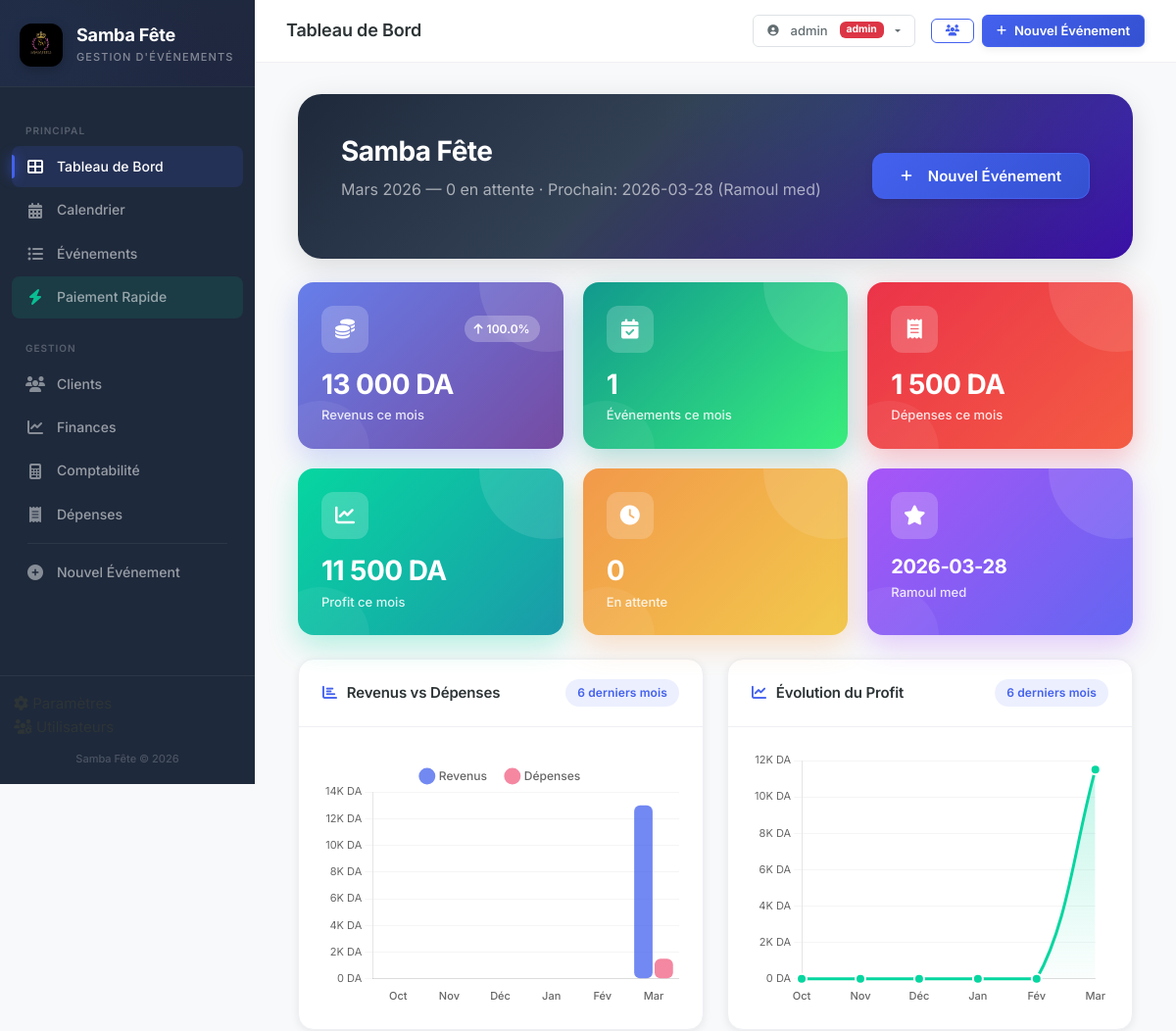
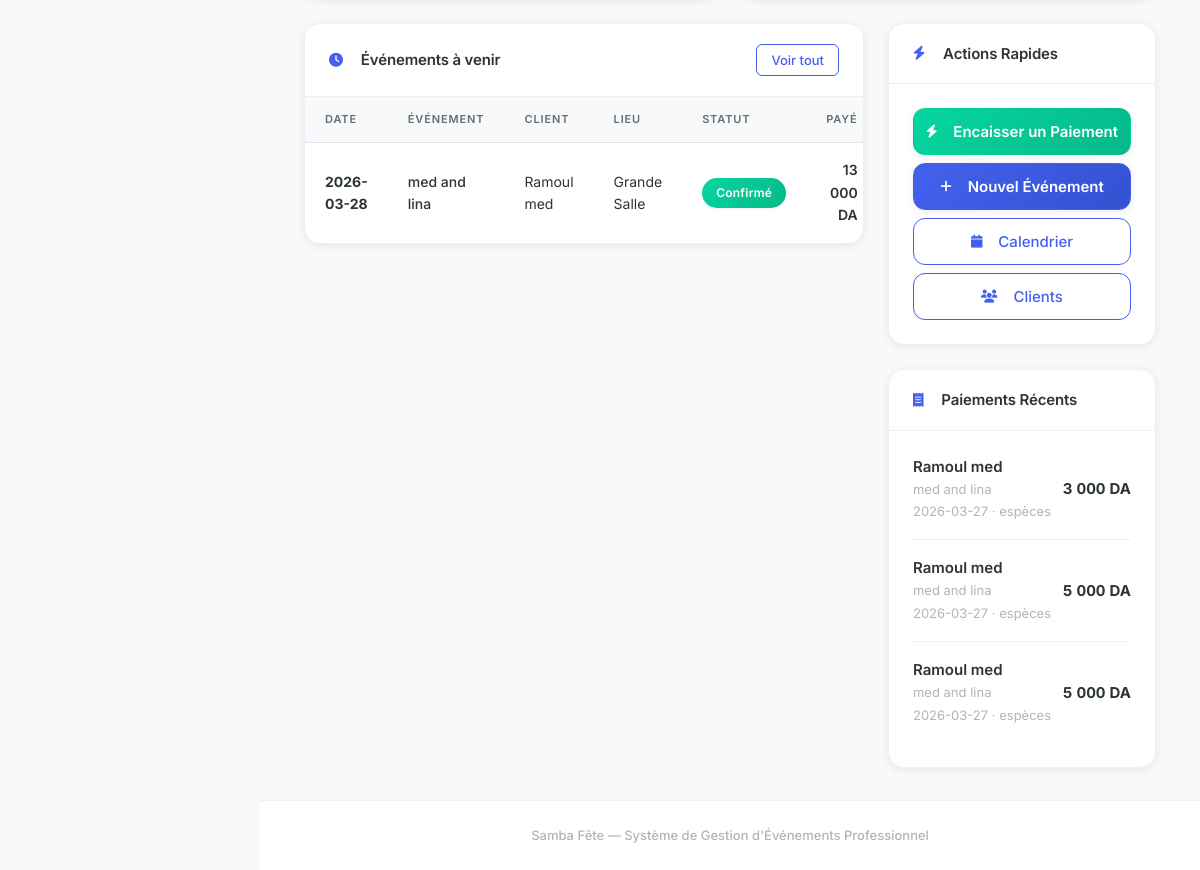
Page / (signed in) on the earlier database version (2 pictures, top to bottom).
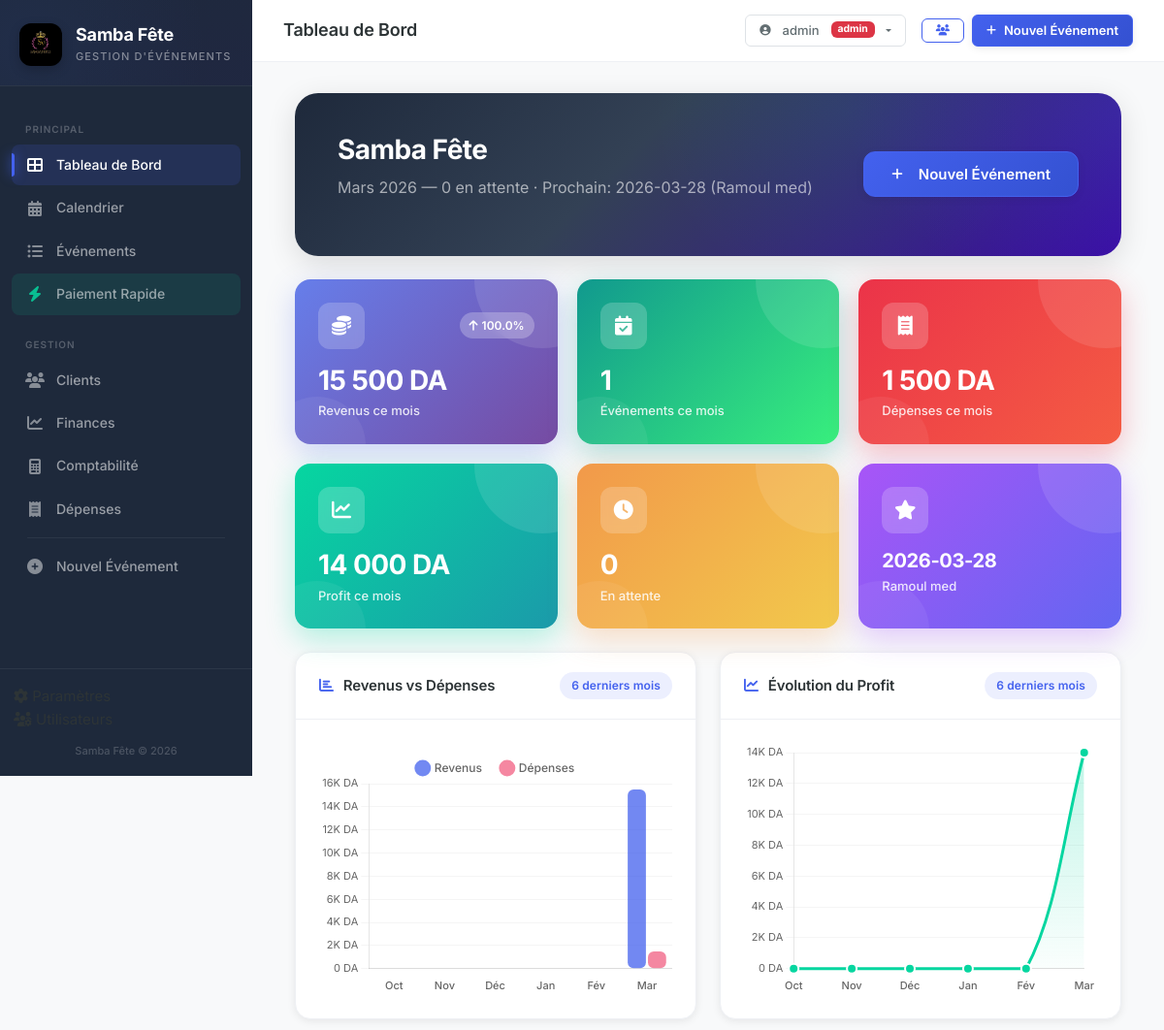
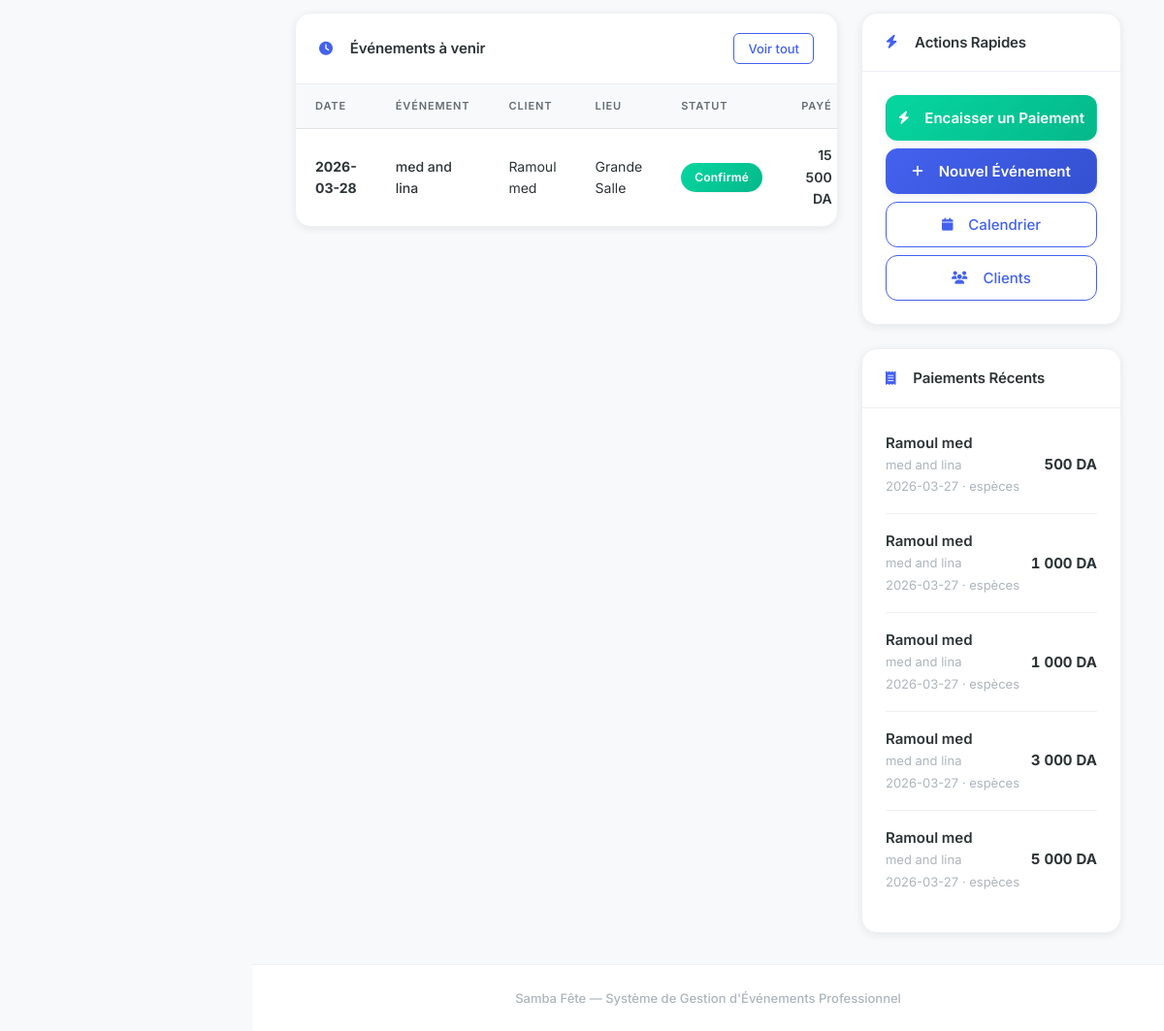
Same page on the later database version (2 pictures, top to bottom).
### tables this page shows
CREATE TABLE events (
            id INTEGER PRIMARY KEY AUTOINCREMENT,
            title TEXT NOT NULL,
            client_id INTEGER NOT NULL,
            venue_id INTEGER NOT NULL,
            venue_id2 INTEGER,
            event_type TEXT NOT NULL,
            event_date TEXT NOT NULL,
            time_slot TEXT NOT NULL,
            guests_men INTEGER DEFAULT 0,
            guests_women INTEGER DEFAULT 0,
            status TEXT DEFAULT 'en attente',
            notes TEXT,
            total_amount REAL DEFAULT 0,
            deposit_required REAL DEFAULT 20000,
            created_at TEXT DEFAULT (datetime('now','localtime')),
            updated_at TEXT DEFAULT (datetime('now','localtime')),
            FOREIGN KEY (client_id) REFERENCES clients(id),
            FOREIGN KEY (venue_id) REFERENCES venues(id),
            FOREIGN KEY (venue_id2) REFERENCES venues(id)
        );

CREATE TABLE clients (
            id INTEGER PRIMARY KEY AUTOINCREMENT,
            name TEXT NOT NULL,
            phone TEXT NOT NULL,
            phone2 TEXT,
            email TEXT,
            address TEXT,
            created_at TEXT DEFAULT (datetime('now','localtime'))
        );

CREATE TABLE venues (
            id INTEGER PRIMARY KEY AUTOINCREMENT,
            name TEXT NOT NULL,
            capacity_men INTEGER DEFAULT 0,
            capacity_women INTEGER DEFAULT 0,
            is_active INTEGER DEFAULT 1
        );

CREATE TABLE payments (
            id INTEGER PRIMARY KEY AUTOINCREMENT,
            event_id INTEGER NOT NULL,
            amount REAL NOT NULL,
            payment_date TEXT DEFAULT (datetime('now','localtime')),
            method TEXT DEFAULT 'espèces',
            payment_type TEXT DEFAULT 'acompte',
            reference TEXT,
            is_refunded INTEGER DEFAULT 0,
            refund_date TEXT,
            refund_reason TEXT,
            notes TEXT,
            FOREIGN KEY (event_id) REFERENCES events(id)
        );

### app.py (the view)
@app.route("/")
@login_required
def index():
    db = get_db_connection()
    today = date.today()
    first_day = today.replace(day=1)
    if today.month == 12:
        last_day = today.replace(year=today.year + 1, month=1, day=1) - timedelta(
            days=1
        )
    else:
        last_day = today.replace(month=today.month + 1, day=1) - timedelta(days=1)
    events_this_month = db.execute(
        "SELECT COUNT(*) as c FROM events WHERE event_date BETWEEN ? AND ? AND status != 'annulé'",
        (first_day.isoformat(), last_day.isoformat()),
    ).fetchone()["c"]
    revenue_month = db.execute(
        "SELECT COALESCE(SUM(p.amount),0) as s FROM payments p "
        "JOIN events e ON p.event_id=e.id "
        "WHERE p.payment_date BETWEEN ? AND ? AND e.status != 'annulé' AND p.is_refunded=0",
        (first_day.isoformat(), last_day.isoformat()),
    ).fetchone()["s"]
    upcoming = db.execute(
        "SELECT e.*, c.name as client_name, v.name as venue_name FROM events e "
        "JOIN clients c ON e.client_id=c.id JOIN venues v ON e.venue_id=v.id "
        "WHERE e.event_date >= ? AND e.status NOT IN ('annulé', 'terminé') ORDER BY e.event_date ASC LIMIT 5",
        (today.isoformat(),),
    ).fetchall()
    total_clients = db.execute("SELECT COUNT(*) as c FROM clients").fetchone()["c"]
    total_events = db.execute(
        "SELECT COUNT(*) as c FROM events WHERE status != 'annulé'"
    ).fetchone()["c"]
    recent_payments = db.execute(
        "SELECT p.*, e.title, c.name as client_name FROM payments p "
        "JOIN events e ON p.event_id=e.id JOIN clients c ON e.client_id=c.id "
        "WHERE p.is_refunded=0 "
        "ORDER BY p.payment_date DESC LIMIT 5"
    ).fetchall()
    prev_month = today.month - 1 if today.month > 1 else 12
    prev_month_year = today.year if today.month > 1 else today.year - 1
    prev_first = date(prev_month_year, prev_month, 1)
    if prev_month == 12:
        prev_last = date(prev_month_year + 1, 1, 1) - timedelta(days=1)
    else:
        prev_last = date(prev_month_year, prev_month + 1, 1) - timedelta(days=1)
    last_month_revenue = db.execute(
        "SELECT COALESCE(SUM(p.amount),0) as s FROM payments p "
        "JOIN events e ON p.event_id=e.id "
        "WHERE p.payment_date BETWEEN ? AND ? AND e.status != 'annulé' AND p.is_refunded=0",
        (prev_first.isoformat(), prev_last.isoformat()),
    ).fetchone()["s"]
    month_expenses = db.execute(
        "SELECT COALESCE(SUM(amount),0) as s FROM expenses WHERE expense_date BETWEEN ? AND ?",
        (first_day.isoformat(), last_day.isoformat()),
    ).fetchone()["s"]
    month_profit = float(revenue_month) - float(month_expenses)
    if float(last_month_revenue) > 0:
        revenue_pct_change = (
            (float(revenue_month) - float(last_month_revenue))
            / float(last_month_revenue)
        ) * 100
    else:
        revenue_pct_change = 100.0 if float(revenue_month) > 0 else 0.0
    pending_count = db.execute(
        "SELECT COUNT(*) as c FROM events WHERE status = 'en attente' AND event_date >= ?",
        (today.isoformat(),),
    ).fetchone()["c"]
    next_event = db.execute(
        "SELECT e.event_date, c.name as client_name FROM events e "
        "JOIN clients c ON e.client_id=c.id "
        "WHERE e.event_date >= ? AND e.status NOT IN ('annulé', 'terminé') "
        "ORDER BY e.event_date ASC LIMIT 1",
        (today.isoformat(),),
    ).fetchone()
    chart_labels = []
    chart_revenues = []
    chart_expenses = []
    chart_profits = []
    for i in range(5, -1, -1):
        m = today.month - i
        y = today.year
        while m <= 0:
            m += 12
            y -= 1
        m_first = date(y, m, 1)
        if m == 12:
            m_last = date(y + 1, 1, 1) - timedelta(days=1)
        else:
            m_last = date(y, m + 1, 1) - timedelta(days=1)
        m_rev = db.execute(
            "SELECT COALESCE(SUM(p.amount),0) as s FROM payments p "
            "JOIN events e ON p.event_id=e.id "
            "WHERE p.payment_date BETWEEN ? AND ? AND e.status != 'annulé' AND p.is_refunded=0",
            (m_first.isoformat(), m_last.isoformat()),
        ).fetchone()["s"]
        m_exp = db.execute(
            "SELECT COALESCE(SUM(amount),0) as s FROM expenses "
            "WHERE expense_date BETWEEN ? AND ?",
            (m_first.isoformat(), m_last.isoformat()),
        ).fetchone()["s"]
        chart_labels.append(MONTH_NAMES_FR[m][:3])
        chart_revenues.append(float(m_rev))
        chart_expenses.append(float(m_exp))
        chart_profits.append(float(m_rev) - float(m_exp))
    upcoming_with_revenue = []
    for ev in upcoming:
        ev_dict = ev
        ev_rev = db.execute(
            "SELECT COALESCE(SUM(amount),0) as s FROM payments WHERE event_id=? AND is_refunded=0",
            (ev["id"],),
        ).fetchone()["s"]
        ev_dict["paid"] = float(ev_rev)
        upcoming_with_revenue.append(ev_dict)
    hall_name = get_setting("hall_name", "Samba Fête")
    currency = get_setting("currency", "DA")
    pending_needs_attention = check_pending_events()
    return render_template(
        "index.html",
        events_this_month=events_this_month,
        revenue_month=revenue_month,
        upcoming=upcoming,
        total_clients=total_clients,
        total_events=total_events,
        recent_payments=recent_payments,
        today=today,
        hall_name=hall_name,
        currency=currency,
        month_name=MONTH_NAMES_FR[today.month],
        pending_needs_attention=pending_needs_attention,
        last_month_revenue=last_month_revenue,
        month_expenses=month_expenses,
        month_profit=month_profit,
        revenue_pct_change=revenue_pct_change,
        pending_count=pending_count,
        next_event=next_event,
        chart_labels=chart_labels,
        chart_revenues=chart_revenues,
        chart_expenses=chart_expenses,
        chart_profits=chart_profits,
        upcoming_with_revenue=upcoming_with_revenue,
    )

### app.py (called while the page is built)
@login_manager.user_loader
def load_user(user_id):
    return get_user_by_id(user_id)

@app.teardown_appcontext
def close_db_connection(exception):
    db = getattr(g, "_database", None)
    if db is not None:
        db.close()

def get_db_connection():
    db = getattr(g, "_database", None)
    if db is None:
        db = g._database = get_db()
    return db

def format_da(amount):
    try:
        return f"{float(amount):,.0f} DA".replace(",", " ")
    except (ValueError, TypeError):
        return "0 DA"

@app.context_processor
def inject_year():
    return {"current_year": datetime.now().year}

def check_pending_events():
    db = get_db_connection()
    now = datetime.now()
    threshold = (now - timedelta(hours=48)).strftime("%Y-%m-%d %H:%M:%S")
    future_date = (date.today() + timedelta(days=30)).isoformat()
    today = date.today().isoformat()
    pending_old = db.execute(
        "SELECT id, title, created_at, event_date FROM events "
        "WHERE status = 'en attente' "
        "AND event_date BETWEEN ? AND ? "
        "AND created_at < ?",
        (today, future_date, threshold),
    ).fetchall()
    return pending_old

### models.py (called while the page is built)
    def close(self):
        self.conn.close()

### templates/index.html (shortened to what the changed rows need)
{% extends "base.html" %}
{% block content %}
<div class="container-fluid">
    <div class="welcome-banner mb-4">
        <div class="row align-items-center">
            <div class="col-md-8">
                <h1 class="welcome-title">{{ hall_name }}</h1>
                <p class="welcome-subtitle">{{ month_name }} {{ today.year }} — {{ pending_count }} en attente · Prochain: {% if next_event %}{{ next_event.event_date[:10] }} ({{ next_event.client_name }}){% else %}Aucun{% endif %}</p>
            </div>
        </div>
    </div>
    <div class="stats-grid mb-4">
        <div class="stat-card-gradient stat-gradient-blue">
            <div class="stat-card-decoration"></div>
            <div class="stat-card-top">
                <div class="stat-icon-circle">
                </div>
                <span class="stat-trend-pill {% if revenue_pct_change >= 0 %}trend-up{% else %}trend-down{% endif %}">
                </span>
            </div>
            <div class="stat-card-number">{{ revenue_month | format_da }}</div>
            <div class="stat-card-label">Revenus ce mois</div>
        </div>
        <div class="stat-card-gradient {% if month_profit >= 0 %}stat-gradient-success{% else %}stat-gradient-danger{% endif %}">
            <div class="stat-card-decoration"></div>
            <div class="stat-card-top">
                <div class="stat-icon-circle">
                </div>
            </div>
            <div class="stat-card-number">{{ month_profit | format_da }}</div>
            <div class="stat-card-label">Profit ce mois</div>
        </div>
        <div class="stat-card-gradient stat-gradient-purple">
            <div class="stat-card-decoration"></div>
            <div class="stat-card-top">
                <div class="stat-icon-circle">
                </div>
            </div>
            {% if next_event %}
            <div class="stat-card-number stat-card-number-sm">{{ next_event.event_date[:10] }}</div>
            <div class="stat-card-label">{{ next_event.client_name }}</div>
            {% else %}
            <div class="stat-card-number">—</div>
            <div class="stat-card-label">Prochain événement</div>
            {% endif %}
        </div>
    </div>
    <div class="row g-4 mb-4">
        <div class="col-lg-6">
            <div class="chart-card">
                <div class="chart-body">
                    <canvas id="revenueExpenseChart" height="260"></canvas>
                </div>
            </div>
        </div>
        <div class="col-lg-6">
            <div class="chart-card">
                <div class="chart-body">
                    <canvas id="profitChart" height="260"></canvas>
                </div>
            </div>
        </div>
    </div>
    <div class="row g-4">
        <div class="col-lg-8">
            <div class="card-custom no-hover">
                <div class="card-body-custom" style="padding: 0;">
                    {% if upcoming_with_revenue %}
                    <div class="table-responsive">
                        <table class="table-elegant">
                            <thead>
                                <tr>
                                    <th>Date</th>
                                    <th>Événement</th>
                                    <th>Client</th>
                                    <th>Lieu</th>
                                    <th>Statut</th>
                                    <th class="text-end">Payé</th>
                                </tr>
                            </thead>
                            <tbody>
                                {% for ev in upcoming_with_revenue %}
                                <tr class="clickable-row" onclick="window.location='{{ url_for('event_detail', event_id=ev.id) }}'">
                                    <td><strong>{{ ev.event_date[:10] }}</strong></td>
                                    <td style="font-weight: 500;">{{ ev.title }}</td>
                                    <td>{{ ev.client_name }}</td>
                                    <td>{{ ev.venue_name }}</td>
                                    <td>
                                        <span class="badge-status status-{{ ev.status | replace(' ', '-') }}">
                                            {{ ev.status }}
                                        </span>
                                    </td>
                                    <td class="text-end" style="font-weight: 600;">{{ ev.paid | format_da }}</td>
                                </tr>
                                {% endfor %}
                            </tbody>
                        </table>
                    </div>
                    {% endif %}
                </div>
            </div>
        </div>
        <div class="col-lg-4">
            <div class="card-custom no-hover">
                <div class="card-body-custom" style="padding-top: 8px;">
                    {% if recent_payments %}
                        {% for p in recent_payments %}
                        <div class="payment-item">
                            <div class="payment-info">
                                <strong>{{ p.client_name }}</strong>
                                <small class="text-muted d-block">{{ p.title }}</small>
                                <small class="text-muted">{{ p.payment_date[:10] if p.payment_date else 'N/A' }} · {{ p.method }}</small>
                            </div>
                            <div class="payment-amount">
                                <span class="badge-amount">{{ p.amount | format_da }}</span>
                            </div>
                        </div>
                        {% endfor %}
                    {% else %}
                        <div class="empty-state small">
                            <i class="fas fa-receipt"></i>
                            <p>Aucun paiement récent</p>
                        </div>
                    {% endif %}
                </div>
            </div>
        </div>
    </div>
</div>
{% endblock %}

Differences in the rows shown:
no longer on this page (row unchanged): payments: client_name "Ramoul med", title "med and lina", payment_date "2026-03-27", method "espèces", amount "5 000 DA"
computed for events "med and lina": paid "13 000 DA" → "15 500 DA"
added payments: client_name "Ramoul med", title "med and lina", payment_date "2026-03-27", method "espèces", amount "500 DA"
added payments: client_name "Ramoul med", title "med and lina", payment_date "2026-03-27", method "espèces", amount "1 000 DA"
added payments: client_name "Ramoul med", title "med and lina", payment_date "2026-03-27", method "espèces", amount "1 000 DA"
Other differences:
{{ revenue_month | format_da }}: "13 000 DA" → "15 500 DA"
{{ month_profit | format_da }}: "11 500 DA" → "14 000 DA"
chart data {{ chart_revenues | tojson }}: [0.0, 0.0, 0.0, 0.0, 0.0, 13000.0] → [0.0, 0.0, 0.0, 0.0, 0.0, 15500.0]
chart data {{ chart_profits | tojson }}: [0.0, 0.0, 0.0, 0.0, 0.0, 11500.0] → [0.0, 0.0, 0.0, 0.0, 0.0, 14000.0]
